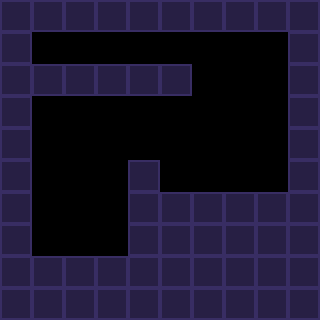

Tiled map render using the project's own tile images. Description and the whole map definition, tile-layer contents included, below:
An orthogonal 10x10 tile map with 32x32 px tiles, 1 tile layer (Tile Layer 1) and 2 objects.

<map version="1.2" tiledversion="1.3.5" orientation="orthogonal" renderorder="right-down" width="10" height="10" tilewidth="32" tileheight="32" infinite="0" nextlayerid="3" nextobjectid="3">
 <editorsettings>
  <export target="room3.lua" format="lua" />
 </editorsettings>
 <tileset firstgid="1" source="../allTiles.tsx" />
 <layer id="1" name="Tile Layer 1" width="10" height="10">
  <data encoding="csv">
1,1,1,1,1,1,1,1,1,1,
1,0,0,0,0,0,0,0,0,1,
1,1,1,1,1,1,0,0,0,1,
1,0,0,0,0,0,0,0,0,1,
1,0,0,0,0,0,0,0,0,1,
1,0,0,0,1,0,0,0,0,1,
1,0,0,0,1,1,1,1,1,1,
1,0,0,0,1,1,1,1,1,1,
1,1,1,1,1,1,1,1,1,1,
1,1,1,1,1,1,1,1,1,1
</data>
 </layer>
 <objectgroup id="2" name="Object Layer 1">
  <object id="1" gid="2" x="32" y="64" width="32" height="32" />
  <object id="2" gid="4" x="32" y="256" width="32" height="32" />
 </objectgroup>
</map>
